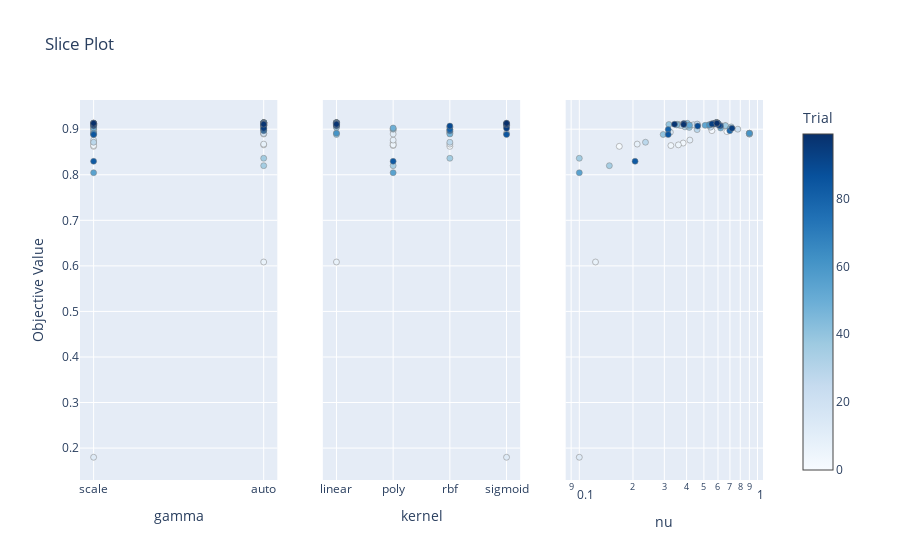

Here is the notebook cell this chart was saved with:
### Code cell
optuna.visualization.plot_slice(study)

### Figure 1 — Plotly figure (JSON) as saved in the notebook; plotly's stock layout.template omitted (floating-point values rounded to 4 significant figures)
{"data": [{"marker": {"color": [0, 1, 2, 3, 4, 5, 6, 7, 8, 9, 10, 11, 12, 13, 14, 15, 16, 17, 18, 19, 20, 21, 22, 23, 24, 25, 26, 27, 28, 29, 30, 31, 32, 33, 34, 35, 36, 37, 38, 39, 40, 41, 42, 43, 44, 45, 46, 47, 48, 49, 50, 51, 52, 53, 54, 55, 56, 57, 58, 59, 60, 61, 62, 63, 64, 65, 66, 67, 68, 69, 70, 71, 72, 73, 74, 75, 76, 77, 78, 79, 80, 81, 82, 83, 84, 85, 86, 87, 88, 89, 90, 91, 92, 93, 94, 95, 96, 97, 98, 99], "colorbar": {"title": {"text": "Trial"}, "x": 1, "xpad": 40}, "colorscale": [[0, "rgb(247,251,255)"], [0.125, "rgb(222,235,247)"], [0.25, "rgb(198,219,239)"], [0.375, "rgb(158,202,225)"], [0.5, "rgb(107,174,214)"], [0.625, "rgb(66,146,198)"], [0.75, "rgb(33,113,181)"], [0.875, "rgb(8,81,156)"], [1, "rgb(8,48,107)"]], "line": {"color": "Grey", "width": 0.5}, "showscale": true}, "mode": "markers", "name": "Feasible Trial", "showlegend": false, "type": "scatter", "x": ["scale", "scale", "auto", "scale", "scale", "auto", "scale", "auto", "auto", "scale", "auto", "auto", "scale", "scale", "scale", "scale", "auto", "auto", "auto", "auto", "scale", "scale", "scale", "scale", "auto", "auto", "scale", "auto", "scale", "scale", "auto", "auto", "auto", "scale", "auto", "auto", "auto", "scale", "scale", "auto", "scale", "auto", "scale", "scale", "scale", "auto", "scale", "scale", "auto", "scale", "auto", "auto", "auto", "scale", "scale", "scale", "scale", "scale", "scale", "scale", "scale", "scale", "auto", "auto", "auto", "auto", "auto", "auto", "auto", "auto", "auto", "auto", "auto", "auto", "auto", "auto", "auto", "auto", "auto", "auto", "auto", "auto", "auto", "scale", "auto", "scale", "auto", "auto", "auto", "auto", "scale", "auto", "auto", "auto", "auto", "scale", "scale", "auto", "scale", "scale"], "xaxis": "x", "y": [0.8948, 0.8624, 0.8968, 0.8696, 0.8641, 0.8656, 0.9103, 0.6084, 0.8673, 0.8761, 0.8908, 0.8894, 0.1799, 0.9106, 0.9115, 0.8934, 0.8912, 0.9095, 0.908, 0.8907, 0.9091, 0.9098, 0.9, 0.8904, 0.9128, 0.9044, 0.9112, 0.9078, 0.8714, 0.8991, 0.9051, 0.908, 0.9098, 0.9051, 0.9077, 0.8199, 0.8362, 0.9078, 0.9039, 0.9103, 0.8884, 0.9109, 0.913, 0.9084, 0.912, 0.9095, 0.9102, 0.8894, 0.9009, 0.9026, 0.9115, 0.9084, 0.9089, 0.9085, 0.9137, 0.8045, 0.9128, 0.9128, 0.9128, 0.9115, 0.9093, 0.8912, 0.9141, 0.9141, 0.9141, 0.9141, 0.9141, 0.9141, 0.9141, 0.9141, 0.9141, 0.9137, 0.9137, 0.9137, 0.9137, 0.9137, 0.9137, 0.9128, 0.8966, 0.9137, 0.8992, 0.9141, 0.9128, 0.8295, 0.9124, 0.8882, 0.9105, 0.912, 0.9115, 0.9069, 0.9073, 0.912, 0.9087, 0.9115, 0.9019, 0.912, 0.9126, 0.9109, 0.9103, 0.9129], "yaxis": "y"}, {"marker": {"color": [0, 1, 2, 3, 4, 5, 6, 7, 8, 9, 10, 11, 12, 13, 14, 15, 16, 17, 18, 19, 20, 21, 22, 23, 24, 25, 26, 27, 28, 29, 30, 31, 32, 33, 34, 35, 36, 37, 38, 39, 40, 41, 42, 43, 44, 45, 46, 47, 48, 49, 50, 51, 52, 53, 54, 55, 56, 57, 58, 59, 60, 61, 62, 63, 64, 65, 66, 67, 68, 69, 70, 71, 72, 73, 74, 75, 76, 77, 78, 79, 80, 81, 82, 83, 84, 85, 86, 87, 88, 89, 90, 91, 92, 93, 94, 95, 96, 97, 98, 99], "colorbar": {"title": {"text": "Trial"}, "x": 1, "xpad": 40}, "colorscale": [[0, "rgb(247,251,255)"], [0.125, "rgb(222,235,247)"], [0.25, "rgb(198,219,239)"], [0.375, "rgb(158,202,225)"], [0.5, "rgb(107,174,214)"], [0.625, "rgb(66,146,198)"], [0.75, "rgb(33,113,181)"], [0.875, "rgb(8,81,156)"], [1, "rgb(8,48,107)"]], "line": {"color": "Grey", "width": 0.5}, "showscale": false}, "mode": "markers", "name": "Feasible Trial", "showlegend": false, "type": "scatter", "x": ["rbf", "rbf", "poly", "poly", "poly", "poly", "sigmoid", "linear", "rbf", "poly", "sigmoid", "poly", "sigmoid", "sigmoid", "linear", "rbf", "linear", "sigmoid", "linear", "rbf", "linear", "sigmoid", "poly", "sigmoid", "linear", "rbf", "linear", "sigmoid", "rbf", "rbf", "rbf", "sigmoid", "linear", "linear", "linear", "poly", "rbf", "sigmoid", "linear", "linear", "linear", "linear", "sigmoid", "sigmoid", "linear", "linear", "linear", "rbf", "poly", "poly", "linear", "sigmoid", "sigmoid", "sigmoid", "linear", "poly", "linear", "linear", "linear", "linear", "linear", "linear", "linear", "linear", "linear", "linear", "linear", "linear", "linear", "linear", "linear", "linear", "linear", "linear", "linear", "linear", "linear", "linear", "rbf", "linear", "rbf", "linear", "linear", "poly", "linear", "sigmoid", "linear", "linear", "linear", "rbf", "linear", "linear", "linear", "linear", "sigmoid", "sigmoid", "sigmoid", "linear", "sigmoid", "sigmoid"], "xaxis": "x2", "y": [0.8948, 0.8624, 0.8968, 0.8696, 0.8641, 0.8656, 0.9103, 0.6084, 0.8673, 0.8761, 0.8908, 0.8894, 0.1799, 0.9106, 0.9115, 0.8934, 0.8912, 0.9095, 0.908, 0.8907, 0.9091, 0.9098, 0.9, 0.8904, 0.9128, 0.9044, 0.9112, 0.9078, 0.8714, 0.8991, 0.9051, 0.908, 0.9098, 0.9051, 0.9077, 0.8199, 0.8362, 0.9078, 0.9039, 0.9103, 0.8884, 0.9109, 0.913, 0.9084, 0.912, 0.9095, 0.9102, 0.8894, 0.9009, 0.9026, 0.9115, 0.9084, 0.9089, 0.9085, 0.9137, 0.8045, 0.9128, 0.9128, 0.9128, 0.9115, 0.9093, 0.8912, 0.9141, 0.9141, 0.9141, 0.9141, 0.9141, 0.9141, 0.9141, 0.9141, 0.9141, 0.9137, 0.9137, 0.9137, 0.9137, 0.9137, 0.9137, 0.9128, 0.8966, 0.9137, 0.8992, 0.9141, 0.9128, 0.8295, 0.9124, 0.8882, 0.9105, 0.912, 0.9115, 0.9069, 0.9073, 0.912, 0.9087, 0.9115, 0.9019, 0.912, 0.9126, 0.9109, 0.9103, 0.9129], "yaxis": "y2"}, {"marker": {"color": [0, 1, 2, 3, 4, 5, 6, 7, 8, 9, 10, 11, 12, 13, 14, 15, 16, 17, 18, 19, 20, 21, 22, 23, 24, 25, 26, 27, 28, 29, 30, 31, 32, 33, 34, 35, 36, 37, 38, 39, 40, 41, 42, 43, 44, 45, 46, 47, 48, 49, 50, 51, 52, 53, 54, 55, 56, 57, 58, 59, 60, 61, 62, 63, 64, 65, 66, 67, 68, 69, 70, 71, 72, 73, 74, 75, 76, 77, 78, 79, 80, 81, 82, 83, 84, 85, 86, 87, 88, 89, 90, 91, 92, 93, 94, 95, 96, 97, 98, 99], "colorbar": {"title": {"text": "Trial"}, "x": 1, "xpad": 40}, "colorscale": [[0, "rgb(247,251,255)"], [0.125, "rgb(222,235,247)"], [0.25, "rgb(198,219,239)"], [0.375, "rgb(158,202,225)"], [0.5, "rgb(107,174,214)"], [0.625, "rgb(66,146,198)"], [0.75, "rgb(33,113,181)"], [0.875, "rgb(8,81,156)"], [1, "rgb(8,48,107)"]], "line": {"color": "Grey", "width": 0.5}, "showscale": false}, "mode": "markers", "name": "Feasible Trial", "showlegend": false, "type": "scatter", "x": [0.6732, 0.1677, 0.5547, 0.3828, 0.3264, 0.3597, 0.3638, 0.1233, 0.2113, 0.4171, 0.9, 0.9, 0.1, 0.5592, 0.5761, 0.3242, 0.9, 0.4621, 0.4217, 0.9, 0.3627, 0.4372, 0.7751, 0.9, 0.5977, 0.5442, 0.4588, 0.6262, 0.2351, 0.458, 0.3915, 0.373, 0.5337, 0.7112, 0.6585, 0.1474, 0.1, 0.6613, 0.4138, 0.3182, 0.2955, 0.354, 0.4035, 0.4022, 0.554, 0.3518, 0.5492, 0.9, 0.7004, 0.6209, 0.5671, 0.5324, 0.4152, 0.5082, 0.5913, 0.1, 0.5982, 0.5982, 0.5986, 0.5995, 0.537, 0.9, 0.5865, 0.5875, 0.5879, 0.5883, 0.5887, 0.5891, 0.5895, 0.59, 0.5905, 0.591, 0.5914, 0.592, 0.5926, 0.5933, 0.5942, 0.5951, 0.6987, 0.5917, 0.3154, 0.584, 0.5958, 0.2056, 0.5794, 0.3155, 0.6015, 0.5684, 0.5697, 0.4614, 0.6191, 0.5633, 0.609, 0.5548, 0.719, 0.5921, 0.3856, 0.3422, 0.3852, 0.5923], "xaxis": "x3", "y": [0.8948, 0.8624, 0.8968, 0.8696, 0.8641, 0.8656, 0.9103, 0.6084, 0.8673, 0.8761, 0.8908, 0.8894, 0.1799, 0.9106, 0.9115, 0.8934, 0.8912, 0.9095, 0.908, 0.8907, 0.9091, 0.9098, 0.9, 0.8904, 0.9128, 0.9044, 0.9112, 0.9078, 0.8714, 0.8991, 0.9051, 0.908, 0.9098, 0.9051, 0.9077, 0.8199, 0.8362, 0.9078, 0.9039, 0.9103, 0.8884, 0.9109, 0.913, 0.9084, 0.912, 0.9095, 0.9102, 0.8894, 0.9009, 0.9026, 0.9115, 0.9084, 0.9089, 0.9085, 0.9137, 0.8045, 0.9128, 0.9128, 0.9128, 0.9115, 0.9093, 0.8912, 0.9141, 0.9141, 0.9141, 0.9141, 0.9141, 0.9141, 0.9141, 0.9141, 0.9141, 0.9137, 0.9137, 0.9137, 0.9137, 0.9137, 0.9137, 0.9128, 0.8966, 0.9137, 0.8992, 0.9141, 0.9128, 0.8295, 0.9124, 0.8882, 0.9105, 0.912, 0.9115, 0.9069, 0.9073, 0.912, 0.9087, 0.9115, 0.9019, 0.912, 0.9126, 0.9109, 0.9103, 0.9129], "yaxis": "y3"}], "layout": {"title": {"text": "Slice Plot"}, "xaxis": {"anchor": "y", "categoryarray": ["scale", "auto"], "categoryorder": "array", "domain": [0, 0.2889], "title": {"text": "gamma"}, "type": "category"}, "xaxis2": {"anchor": "y2", "categoryarray": ["linear", "poly", "rbf", "sigmoid"], "categoryorder": "array", "domain": [0.3556, 0.6444], "title": {"text": "kernel"}, "type": "category"}, "xaxis3": {"anchor": "y3", "domain": [0.7111, 1], "title": {"text": "nu"}, "type": "log"}, "yaxis": {"anchor": "x", "domain": [0, 1], "title": {"text": "Objective Value"}}, "yaxis2": {"anchor": "x2", "domain": [0, 1], "matches": "y", "showticklabels": false}, "yaxis3": {"anchor": "x3", "domain": [0, 1], "matches": "y", "showticklabels": false}}}
